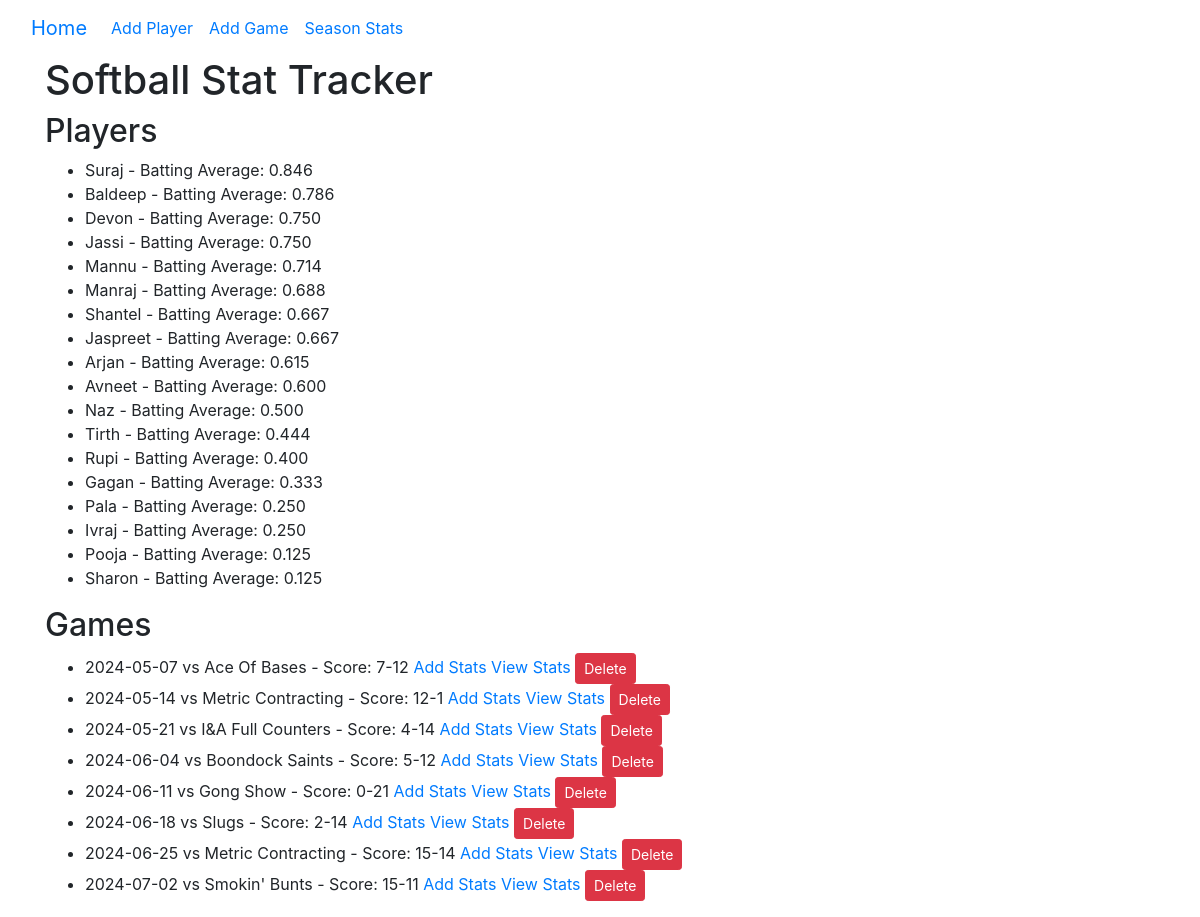
The page / on the database its author committed.
### app/models.py (models this page shows, shortened)
class Player(db.Model):
    id = db.Column(db.Integer, primary_key=True)
    name = db.Column(db.String(64), index=True, unique=True)
    singles = db.Column(db.Integer, default=0)
    doubles = db.Column(db.Integer, default=0)
    triples = db.Column(db.Integer, default=0)
    home_runs = db.Column(db.Integer, default=0)
    walks = db.Column(db.Integer, default=0)
    outs = db.Column(db.Integer, default=0)
    player_stats = db.relationship('PlayerStats', backref='player', lazy=True)
    @property
    def batting_average(self):
        at_bats = self.singles + self.doubles + self.triples + self.home_runs + self.outs
        if at_bats == 0:
            return 0
        hits = self.singles + self.doubles + self.triples + self.home_runs
        return hits / at_bats

class Game(db.Model):
    id = db.Column(db.Integer, primary_key=True)
    date = db.Column(db.Date, default=datetime.utcnow)
    opponent = db.Column(db.String(64))
    score_own = db.Column(db.Integer, default=0, nullable=True)
    score_opponent = db.Column(db.Integer, default=0, nullable=True)
    players = db.relationship('PlayerStats', backref='game', lazy=True)

### app/routes.py (the view)
@bp.route('/')
def index():
    players = Player.query.all()
    players_sorted = sorted(players, key=lambda player: player.batting_average, reverse=True)
    games = Game.query.all()
    return render_template('index.html', players=players_sorted, games=games)

### app/templates/index.html
{% extends "layout.html" %}
{% block content %}
  <h1>Softball Stat Tracker</h1>
  <h2>Players</h2>
  <ul>
    {% for player in players %}
      <li>{{ player.name }} - Batting Average: {{ "%.3f"|format(player.batting_average) }}</li>
    {% endfor %}
  </ul>
  <h2>Games</h2>
  <ul>
    {% for game in games %}
      <li>{{ game.date }} vs {{ game.opponent }} - Score: {{ game.score_own }}-{{ game.score_opponent }}
          <a href="{{ url_for('routes.add_player_stats', game_id=game.id) }}">Add Stats</a>
          <a href="{{ url_for('routes.game_stats', game_id=game.id) }}">View Stats</a>
          <a href="{{ url_for('routes.delete_game', game_id=game.id) }}" class="btn btn-danger btn-sm">Delete</a>
      </li>
    {% endfor %}
  </ul>
{% endblock %}

### app/templates/layout.html (shortened to what this page needs)
<!doctype html>
<html lang="en">
  <head>
    <link href="https://stackpath.bootstrapcdn.com/bootstrap/4.5.2/css/bootstrap.min.css" rel="stylesheet">
    <link href="https://cdnjs.cloudflare.com/ajax/libs/bootstrap-datepicker/1.9.0/css/bootstrap-datepicker.min.css" rel="stylesheet">
  </head>
  <body>
    <nav class="navbar navbar-expand-lg bg-body-tertiary">
      <div class="container-fluid">
        <a class="navbar-brand" href="{{ url_for('routes.index') }}">Home</a>
        <div class="collapse navbar-collapse" id="navbarNavAltMarkup">
          <div class="navbar-nav">
            <a class="nav-link" href="{{ url_for('routes.add_player') }}">Add Player</a>
            <a class="nav-link" href="{{ url_for('routes.add_game') }}">Add Game</a>
            <a class="nav-link" href="{{ url_for('routes.stats') }}">Season Stats</a>
          </div>
        </div>
      </div>
    </nav>
    <div class="container">
      {% block content %}{% endblock %}
    </div>
  </body>
</html>

### rows shown on the page
Player: name "Suraj", batting_average "0.846"
Player: name "Baldeep", batting_average "0.786"
Player: name "Devon", batting_average "0.750"
Player: name "Jassi", batting_average "0.750"
Player: name "Mannu", batting_average "0.714"
Player: name "Manraj", batting_average "0.688"
Player: name "Shantel", batting_average "0.667"
Player: name "Jaspreet", batting_average "0.667"
Player: name "Arjan", batting_average "0.615"
Player: name "Avneet", batting_average "0.600"
Player: name "Naz", batting_average "0.500"
Player: name "Tirth", batting_average "0.444"
Player: name "Rupi", batting_average "0.400"
Player: name "Gagan", batting_average "0.333"
Player: name "Pala", batting_average "0.250"
Player: name "Ivraj", batting_average "0.250"
Player: name "Pooja", batting_average "0.125"
Player: name "Sharon", batting_average "0.125"
Game: date "2024-05-07", opponent "Ace Of Bases", score_own "7", score_opponent "12"
Game: date "2024-05-14", opponent "Metric Contracting", score_own "12", score_opponent "1"
Game: date "2024-05-21", opponent "I&A Full Counters", score_own "4", score_opponent "14"
Game: date "2024-06-04", opponent "Boondock Saints", score_own "5", score_opponent "12"
Game: date "2024-06-11", opponent "Gong Show", score_own "0", score_opponent "21"
Game: date "2024-06-18", opponent "Slugs", score_own "2", score_opponent "14"
Game: date "2024-06-25", opponent "Metric Contracting", score_own "15", score_opponent "14"
Game: date "2024-07-02", opponent "Smokin' Bunts", score_own "15", score_opponent "11"
